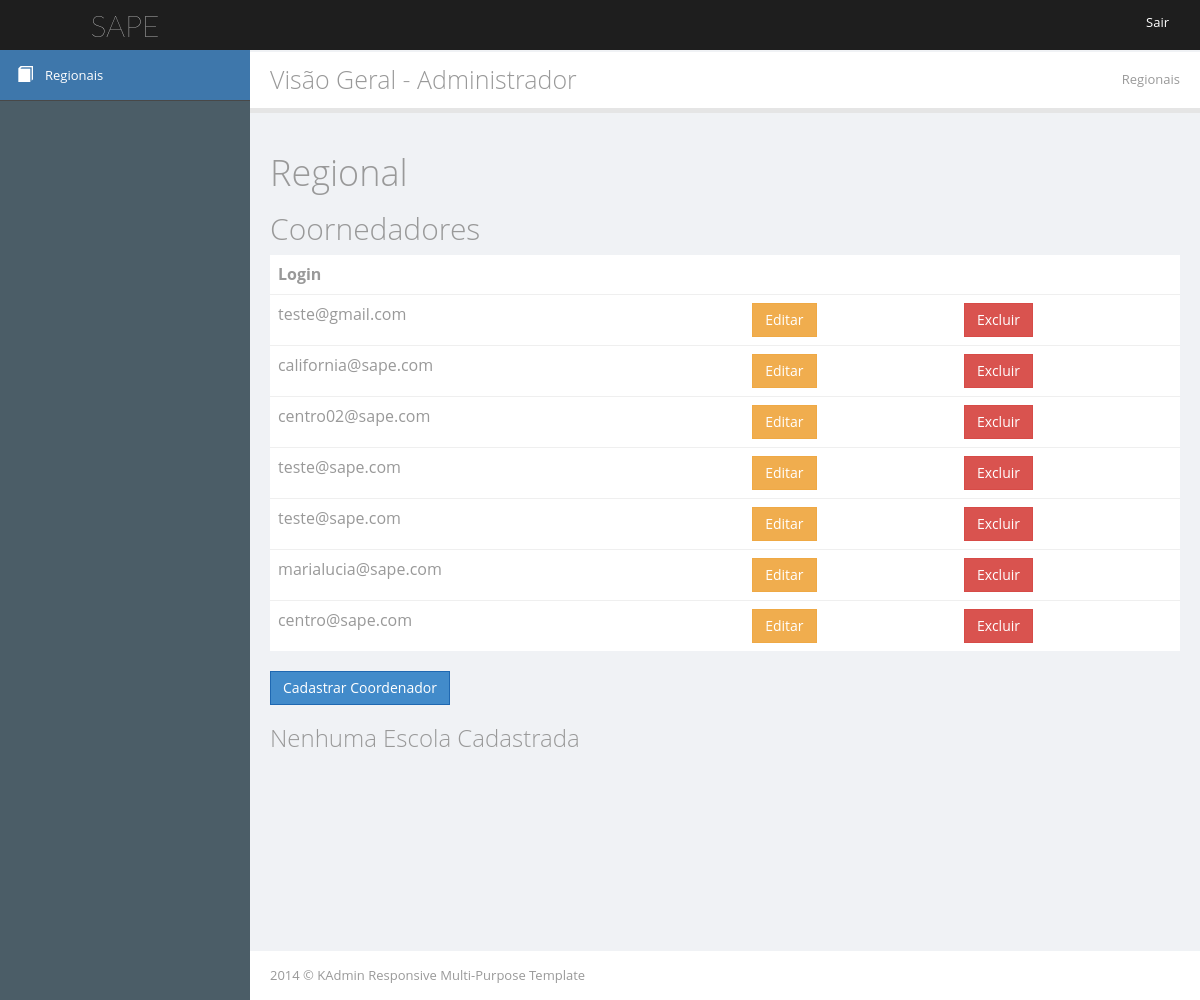
The page /admin/regional.php on the database its author committed.
### tables this page shows
CREATE TABLE IF NOT EXISTS `usuario` (
  `id` bigint(20) unsigned NOT NULL,
  `email` varchar(255) DEFAULT NULL,
  `senha` varchar(255) DEFAULT NULL,
  `idRegional` int(11) DEFAULT NULL
);

### Model/UsuarioDAO.php (called while the page is built, shortened)
<?php
include_once '../Controller/Conexao.php';
class UsuarioDAO{
	private $conexao;
	public function __construct(){
			$this->conexao = Conexao::getConexao();
	}
	public function getAllUsuarios(){
			$sql = "select * from usuario";
			$resultado = $this->conexao;
		if($resultado != null) {
			$resultado1 = $resultado->query($sql);
			$usuarios = array();
			foreach ($resultado1 as $value) {
				$usuario = new Usuario();
				$usuario->id = $value['id'];
				$usuario->idRegional = $value['idRegional'];
				$usuario->email = $value['email'];
				$usuario->senha = $value['senha'];
				array_push($usuarios, $usuario);
			}
			return $usuarios;
		} return -1;
	}
}
?>

### Controller/ControladorUsuario.php (called while the page is built, shortened)
<?php
include_once '../Model/AlunoDAO.php';
include_once '../Model/UsuarioDAO.php';
include_once 'Conexao.php';
    class ControladorUsuario{
        private $dao;
        public function __construct()
        {
            $conexao = new UsuarioDAO(Conexao::getConexao());
            $this->dao = $conexao;
        }
        public function buscarAllUsuario()
        {
            return $this->dao->getAllUsuarios();
        }
    }
?>

### Controller/Conexao.php (called while the page is built, shortened)
<?php
class Conexao{
	public static $conexao;
    public static function getConexao(){
        if(Conexao::$conexao!=null){
        	try {
        		return Conexao::$conexao;
        	} catch (Exception $e) {
        		return false;
        	}
        }
        else{
        	try {
            	return new PDO('mysql:host=mysql.hostinger.com.br;dbname=u199007155_sape', 'u199007155_smeqx',
                '123456', array(PDO::MYSQL_ATTR_INIT_COMMAND => "SET NAMES utf8"));
        	} catch (Exception $e) {
        			return null;
        	}
        }
    }
}

### Controller/ControladorEscola.php (called while the page is built, shortened)
<?php
include_once'Conexao.php';
class ControladorEscola
{
    public function __construct(){
        $conexao = new EscolaDAO(Conexao::getConexao());
    }
}
?>

### admin/regional.php (the view, shortened to what this page needs)
<?php
include_once '../Controller/ControladorUsuario.php';
include_once '../Controller/ControladorEscola.php';
    $controladorUsuario = new ControladorUsuario();
    $coordenadoresReg = $controladorUsuario->buscarAllUsuario();
$regional =  new Regional();
$controladorEscola = new ControladorEscola();
$escolas = $controladorEscola->buscarEscolaPorRegional($regional->idRegional);
$coordenadores = array();
foreach ($coordenadoresReg as $coord){
    if( strcmp($coord->idRegional,  $regional->idRegional )){
        array_push($coordenadores, $coord);
    }
}
?>
<head>
    <link type="text/css" rel="stylesheet" href="../styles/bootstrap.min.css">
    <link type="text/css" rel="stylesheet" href="../styles/main.css">
<style type="text/css" id="holderjs-style"></style></head>
<body class="      pace-done">
    <div>
        <div id="header-topbar-option-demo" class="page-header-topbar">
            <nav id="topbar" role="navigation" style="margin-bottom: 0;" data-step="3" class="navbar navbar-default navbar-static-top">
            <div class="navbar-header">
                <a id="logo" href="index.php" class="navbar-brand"><span class="fa fa-rocket"></span><span class="logo-text">SAPE</span><span style="display: none" class="logo-text-icon">µ</span></a></div>
            <div class="topbar-main">
                <ul class="nav navbar navbar-top-links navbar-right mbn">
                    <li class="dropdown topbar-user"><a data-hover="dropdown" href="../Controller/ControleLogin.php?acao=sair" class="dropdown-toggle"><span class="hidden-xs">Sair</span></a>
                    </li>
                </ul>
            </div>
        </nav>
        </div>
        <div id="wrapper">
            <nav style="min-height: 100%;" id="sidebar" role="navigation" data-step="2" data-intro="Template has <b>many navigation styles</b>" data-position="right" class="navbar-default navbar-static-side">
            <div class="sidebar-collapse menu-scroll">
                <ul id="side-menu" class="nav">
                    <li class="active"><a href="index.php"><i class="glyphicon glyphicon-book">
                    </i><span class="menu-title">Regionais</span></a></li>
                </ul>
            </div>
        </nav>
            <div id="page-wrapper">
                <div id="title-breadcrumb-option-demo" class="page-title-breadcrumb">
                    <div class="page-header pull-left">
                        <div class="page-title">
                            Visão Geral - Administrador</div>
                    </div>
                    <ol class="breadcrumb page-breadcrumb pull-right">
                        <li class="active">Regionais</li>
                    </ol>
                    <div class="clearfix">
                    </div>
                </div>
                <div class="page-content">
                    <h1>Regional <?php echo $regional->nome;?></h1>
                    <?php
                    if(count($coordenadores) > 0){  ?>
                        <h2>Coornedadores</h2>
                        <table class="table" style="background: #FFF;">
                            <thead>
                            <tr>
                                <th>Login</th>
                                <th></th>
                                <th></th>
                            </tr>
                            </thead>
                            <tbody>
                            <?php foreach ($coordenadores as $cdd) { ?>
                                <tr>
                                    <td><?php echo $cdd->email; ?></td>
                                    <td><button  onclick="window.location.href='editar-coord.php?id=<?php echo $cdd->id; ?>'" class="btn btn-warning">Editar</button></td>
                                    <td><button  onclick="window.location.href='../Controller/ControladorUsuario.php?acao=excluir&id=<?php echo $cdd->id;?>'" class="btn btn-danger">Excluir</button></td>
                                </tr>  <?php
                            } ?>
                            </tbody>
                        </table>
                        <?php
                    }else{
                        echo "<h3>Nenhum Coordenador</h3>";
                    }
                    ?>
                    <button onclick="window.location.href='cadastro-usuario.php?idRegional=<?php echo $regional->idRegional;?>'" class="btn btn-primary">Cadastrar Coordenador</button>
                    <?php
                        if(count($escolas) > 0){
                    ?>
                    <h2>Escolas</h2>
                    <table class="table" style="background: #FFF;">
                        <thead>
                          <tr>
                            <th>Nome</th>
                            <th></th>
                            <th></th>
                          </tr>
                        </thead>
                        <tbody>
                        <?php foreach ($escolas as $escola) {
                        ?>
                          <tr>
                            <td><?php echo $escola->nome; ?></td>
                          </tr>
                        <?php
                        }
                        ?>
                        </tbody>
                      </table>
                      <?php
                        }else{
                            echo "<h3>Nenhuma Escola Cadastrada</h3>";
                        }
                      ?>
                </div>
                <div id="footer">
                    <div class="copyright">
                        <a href="http://themifycloud.com">2014 © KAdmin Responsive Multi-Purpose Template</a></div>
                </div>
            </div>
        </div>
    </div>
</body>

### rows shown on the page
usuario: email "teste@gmail.com"
usuario: email "california@sape.com"
usuario: email "centro02@sape.com"
usuario: email "teste@sape.com"
usuario: email "teste@sape.com"
usuario: email "marialucia@sape.com"
usuario: email "centro@sape.com"
